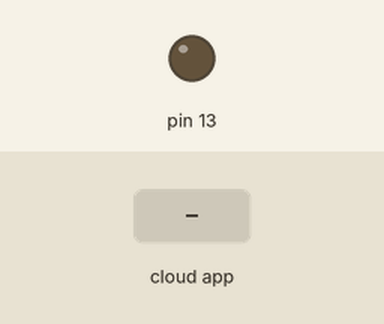
Recording of a sketch running on a simulated Arduino Uno, built with avr-gcc and run on an emulated ATmega328P. On the bench: output pins drawn as LEDs (lit = HIGH). Inputs (shaded band) come from the test bench. The ROS host is connected and sends only what is stated.

Above: at 1.2 s.
1.3 s: the phone or cloud app sets toggle_led to 0
At 2.5 s:
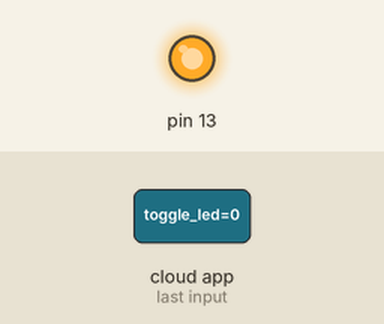
2.8 s: the phone or cloud app sets toggle_led to 1
At 3.8 s:
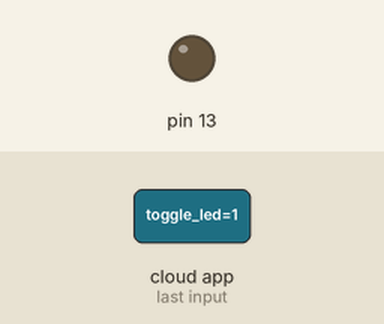
Timing chart, 0 to 5.8 s (numbered marks = the images above; inputs shaded):
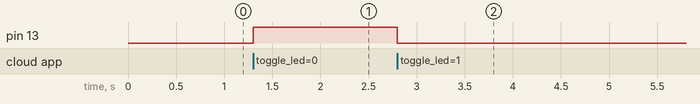

The sketch:

subscriber.ino
```cpp
#include <ros.h>
#include <std_msgs/Empty.h>
#include <std_msgs/String.h>

ros::NodeHandle nh;

void messageCb(const std_msgs::String &input_msg){
    nh.loginfo(input_msg.data);
    digitalWrite(13,HIGH-digitalRead(13));
}

ros::Subscriber<std_msgs::String> sub("toggle_led",&messageCb);

void setup(){
    pinMode(13,OUTPUT);
    nh.initNode();
    nh.subscribe(sub);
}


void loop(){
    nh.spinOnce();
    delay(1);
}
```

Measured:
- after the input at 1.3 s, pin 13: LOW → HIGH at once
- after the input at 2.8 s, pin 13: HIGH → LOW at once
